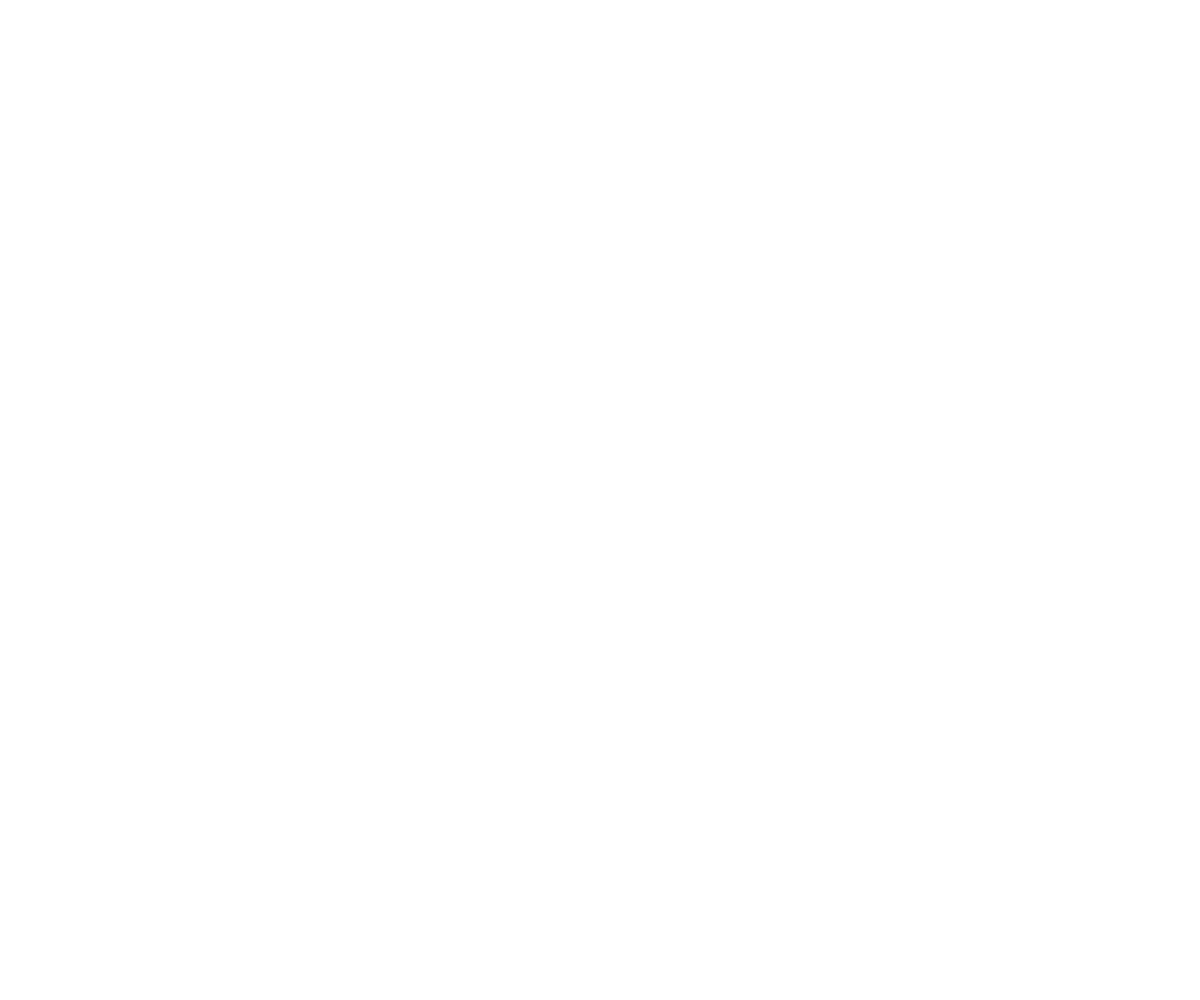
Frame 1 (no input)
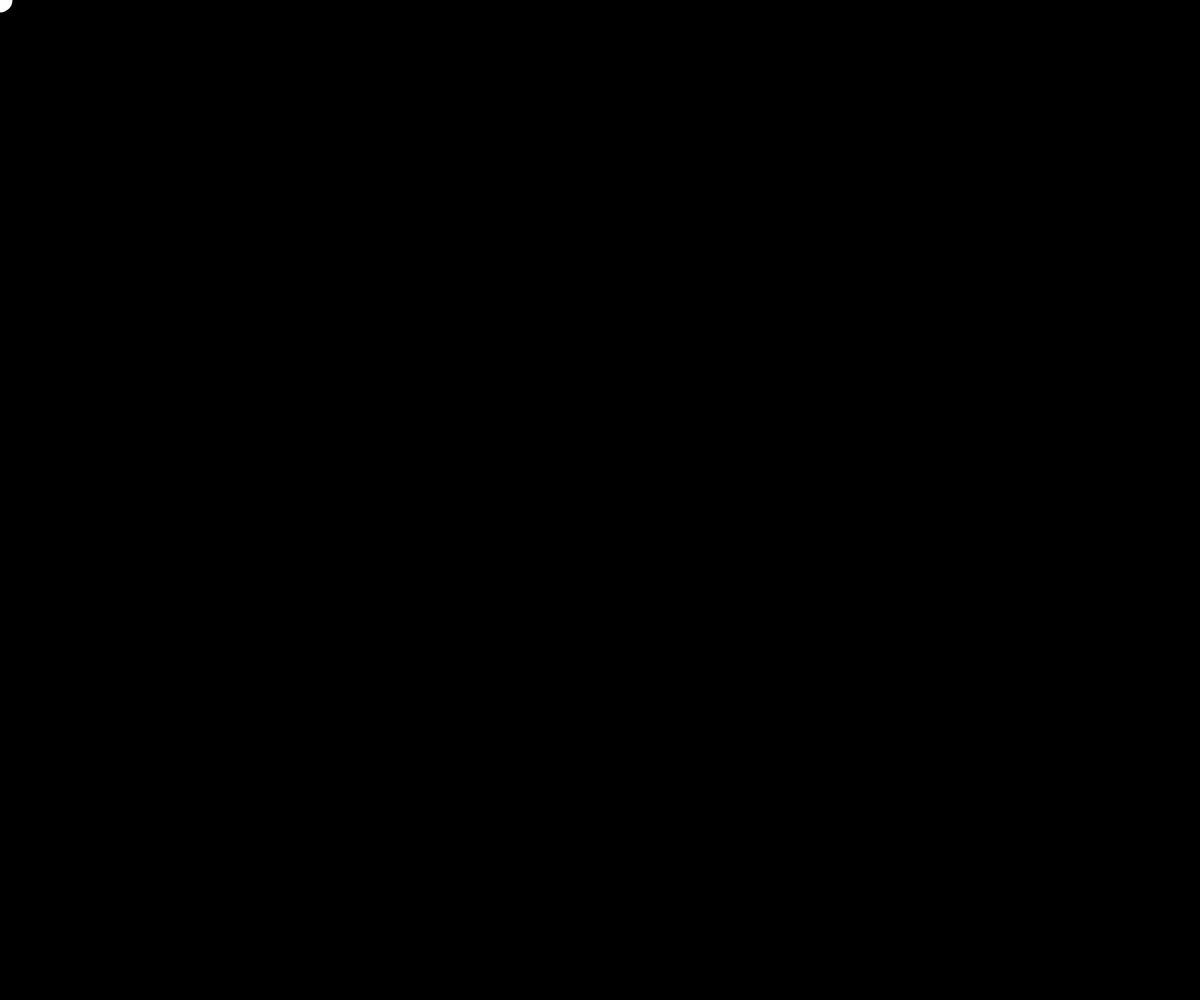
Frame 60 (no input)
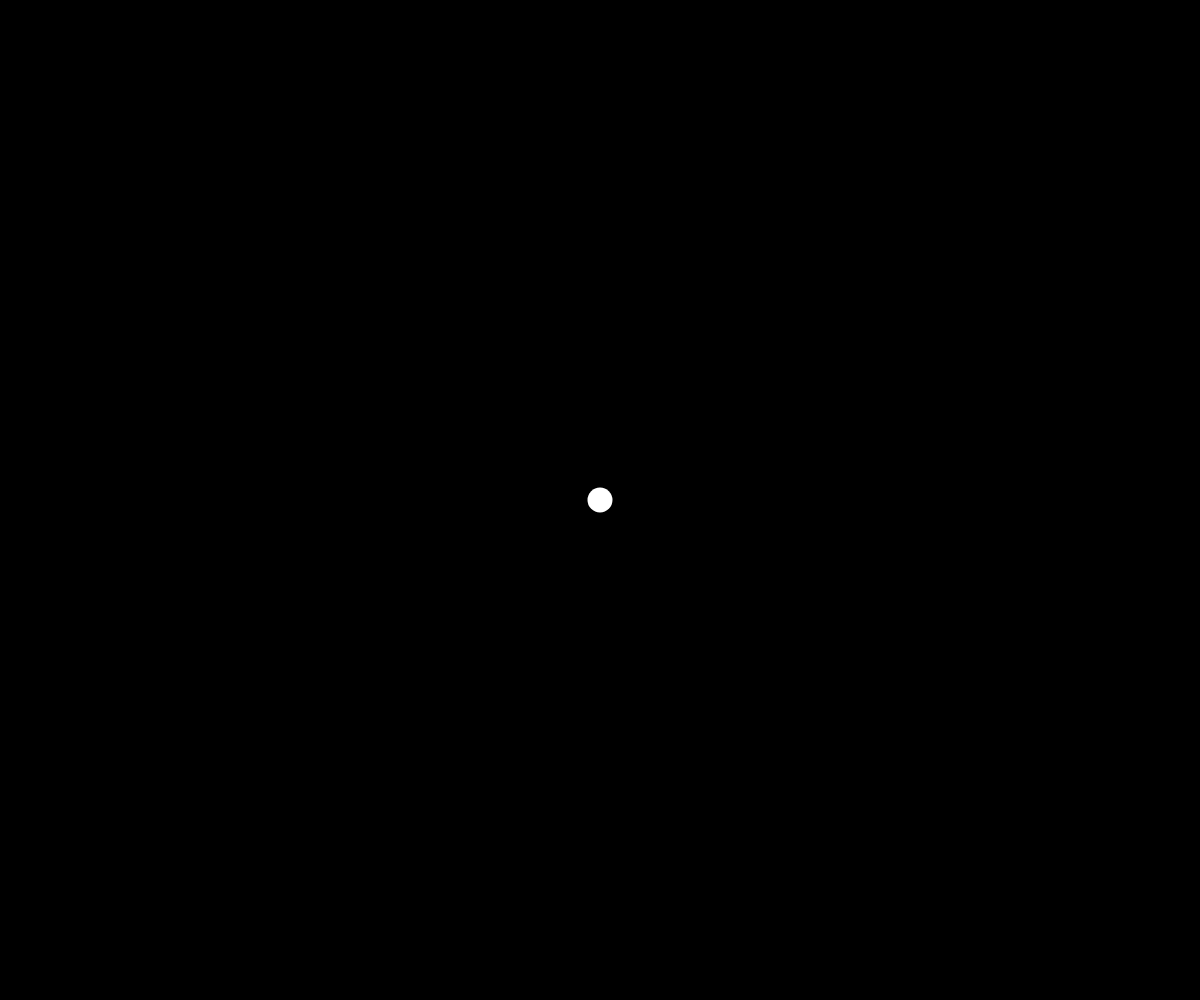
Frame 120 (the mouse pressed at the canvas centre since frame 60)

The p5.js sketch that drew these frames (run headless with seeded random() and noise() and a simulated clock; from frame 60 on, the mouse is pressed at the canvas centre):

// p5.js sketch
// ── sketch.js
var circle ={
  x:1,
  xSpeed:10.5,
  y:2,
  ySpeed:14,
  size:20,
};

var square ={
  x:0,
  y:0,
  size:50,
};


function setup() {
  createCanvas (windowWidth, windowHeight);
}

function draw() {
  //color
  r = map(circle.x, 0, windowWidth, 0, 255);
  g = map(circle.y, 0, windowHeight, 0, 255);
  b = map(mouseY, 0, 500, 0, 255);
  background(r, g, 150);

  noCursor();

  //This makes circle bounce
  circle.x = circle.x + circle.xSpeed
  circle.y = circle.y + circle.ySpeed

  if (circle.x < 0 || circle.x > width) {
    circle.xSpeed = circle.xSpeed * -1;
  }

  if (circle.y < 0 || circle.y > height) {
    circle.ySpeed = circle.ySpeed * -1;
  }

  //bouncing circle
  noFill();
  noStroke();
  ellipse(circle.x, circle.y, circle.size, circle.size);


  //Mouse Circle
  fill(255);
  ellipse(mouseX,mouseY,25,25);

  rectMode(CORNER);
  noStroke();
  fill(0);

  for (square.x = 0; square.x <= width; square.x += 50 ){
    for (square.y = 0; square.y <= width; square.y += 50 ){
      if (square.x - 0 < mouseX && square.x + 50 > mouseX && square.y - 0 < mouseY && square.y + 50 > mouseY) {
        fill(0,0,0,0);
      }  else if (fill(0));
      if (mouseIsPressed){
        noFill();
      }
      rect (square.x, square.y, square.size, square.size);
    }
  }
}
